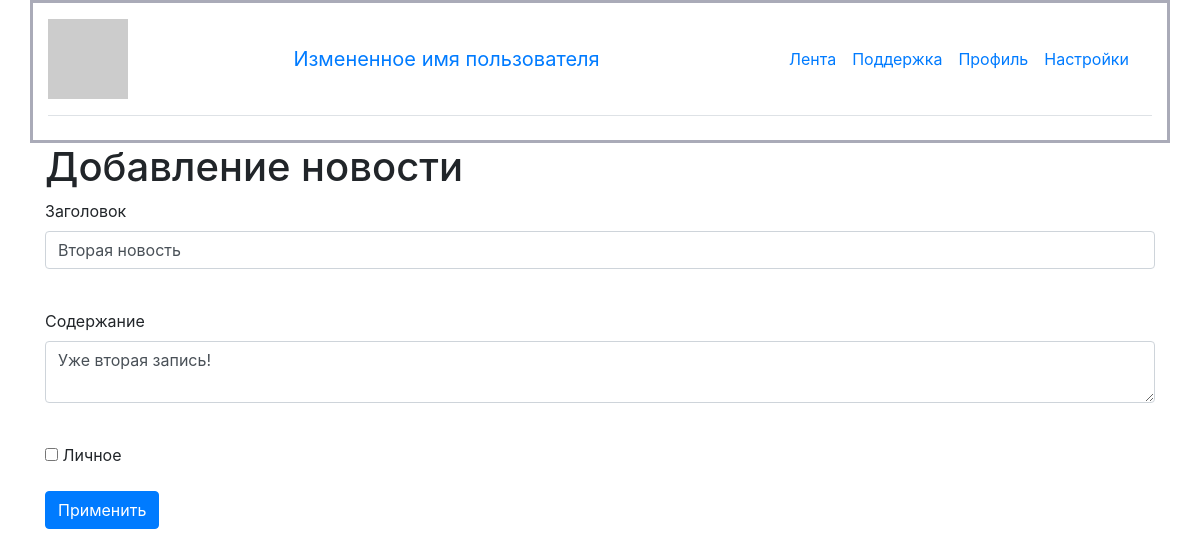
Screenshot of /news/1 (signed in) with the database file from the repository.
### data/users.py (models this page shows, shortened)
class User(SqlAlchemyBase, UserMixin):
    __tablename__ = 'users'
    id = sqlalchemy.Column(sqlalchemy.Integer,
                           primary_key=True, autoincrement=True)
    name = sqlalchemy.Column(sqlalchemy.String, nullable=True)
    about = sqlalchemy.Column(sqlalchemy.String, nullable=True)
    email = sqlalchemy.Column(sqlalchemy.String,
                              index=True, unique=True, nullable=True)
    hashed_password = sqlalchemy.Column(sqlalchemy.String, nullable=True)
    created_date = sqlalchemy.Column(sqlalchemy.DateTime,
                                     default=datetime.datetime.now)
    news = orm.relationship("News", back_populates='user')
    def avatar(self, size):
        digest = md5(self.email.lower().encode('utf-8')).hexdigest()
        return 'https://www.gravatar.com/avatar/{}?d=identicon&s={}'.format(
            digest, size)

### data/news.py (models this page shows)
class News(SqlAlchemyBase):
    __tablename__ = 'news'
    id = sqlalchemy.Column(sqlalchemy.Integer,
                           primary_key=True, autoincrement=True)
    title = sqlalchemy.Column(sqlalchemy.String, nullable=True)
    content = sqlalchemy.Column(sqlalchemy.String, nullable=True)
    created_date = sqlalchemy.Column(sqlalchemy.DateTime,
                                     default=datetime.datetime.now)
    is_private = sqlalchemy.Column(sqlalchemy.Boolean, default=True)
    user_id = sqlalchemy.Column(sqlalchemy.Integer,
                                sqlalchemy.ForeignKey("users.id"))
    likes = sqlalchemy.Column(sqlalchemy.Integer, default=0)
    liked_users = sqlalchemy.Column(sqlalchemy.String)
    user = orm.relationship('User')

### main.py (the view, shortened to what this page needs)
@app.route('/news/<int:id>', methods=['GET', 'POST'])
@login_required
def edit_news(id):
    form = NewsForm()
    if request.method == "GET":
        db_sess = db_session.create_session()
        news = db_sess.query(News).filter(News.id == id,
                                          News.user == current_user
                                          ).first()
        if news:
            form.title.data = news.title
            form.content.data = news.content
            form.is_private.data = news.is_private
        else:
            abort(404)
    return render_template('news.html',
                           title='Редактирование новости',
                           form=form
                           )

### forms/news.py
class NewsForm(FlaskForm):
    title = StringField('Заголовок', validators=[DataRequired()])
    content = TextAreaField("Содержание")
    is_private = BooleanField("Личное")
    submit = SubmitField('Применить')

### data/db_session.py (called while the page is built)
def create_session() -> Session:
    global __factory
    return __factory()

### main.py (called while the page is built)
@login_manager.user_loader
def load_user(user_id):
    db_sess = db_session.create_session()
    return db_sess.query(User).get(user_id)

### templates/news.html (shortened to what this page needs)
{% extends "base.html" %}
{% block content %}
<h1>Добавление новости</h1>
<form action="" method="post">
    <p>
        {{ form.title.label }}<br>
        {{ form.title(class="form-control") }}<br>
    </p>
    <p>
        {{ form.content.label }}<br>
        {{ form.content(class="form-control") }}<br>
    </p>
    <p>{{ form.is_private() }} {{ form.is_private.label }}</p>
    <p>{{ form.submit(type="submit", class="btn btn-primary") }}</p>
</form>
{% endblock %}

### templates/base.html (shortened to what this page needs)
<!doctype html>
<html lang="en">
<head>
    <link rel="stylesheet"
          href="https://stackpath.bootstrapcdn.com/bootstrap/4.4.1/css/bootstrap.min.css"
>
</head>
<body>
<header>
    <div class="container" style="background-color: white; border:#aaabb8 solid; ">
        <header class="d-flex flex-wrap align-items-center justify-content-center justify-content-md-between py-3 mb-4 border-bottom">
            {% if current_user.is_authenticated %}
            <img src="{{current_user.avatar(80)}}">
            <a class="navbar-brand" href="/logout">{{ current_user.name }}</a>
            {% endif %}
            <ul class="nav col-12 col-md-auto mb-2 justify-content-center mb-md-0">
                <li><a href="/" class="nav-link px-2 link-secondary">Лента</a></li>
                <li><a href="#" class="nav-link px-2">Поддержка</a></li>
                <li><a href="/profile" class="nav-link px-2">Профиль</a></li>
                <li><a href="#" class="nav-link px-2" style="">Настройки</a></li>
        </header>
    </div>
</header>
<main role="main" class="container">
    {% block content %}{% endblock %}
</main>
</body>
</html>

### templates/base.html (style rules this page uses)
body { background: url(https://img.freepik.com/free-photo/white-concrete-wall_53876-92803.jpg?w=1380&t=st=1681221851~exp=1681222451~hmac=b56127937686b29879128f878f829b32c23de93e679daa4056adbcf6740c8b92); background-color: #AAABB8 background-repeat: repeat-x; background-repeat: repeat-y; background-size: 100%; }

### rows the page displays
User: name "Измененное имя пользователя"
News: title "Вторая новость", content "Уже вторая запись!"
